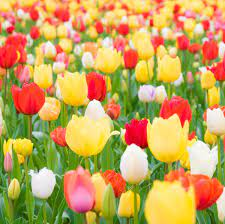
#> input picture 7thSemLab/DIP/images/flower2.jpeg, 225 x 224 px
$ jupyter execute Q6.ipynb
#> lines starting #> are read from the running program, lines starting #| are printed output that depends on the picture
[cell 1]
import cv2
import numpy as np
import matplotlib.pyplot as plt
img = cv2.imread('./images/flower2.jpeg',0)
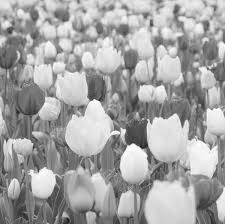
#> img: shape (224, 225); min 21, max 255, mean 164.4

fft_row = np.fft.fft(img,axis=1)
fft_c = np.fft.fft(img,axis=0)

plt.figure(figsize=(12,6))

plt.subplot(131)
plt.imshow(img, cmap='gray')
plt.title('Original Image')
plt.axis('off')

plt.subplot(132)
plt.title('1-D FFT along rows and columns')
plt.plot(np.abs(fft_row[100]),label='Row fft')
plt.plot(np.abs(fft_c[:,100]),label='columnb fft')
plt.xlabel('Frequency')
plt.ylabel('Amplitude')

fft_img = np.fft.fft2(img)
fft_shifted_img = np.fft.fftshift(fft_img)
magnitude_spectrum = 20 *np.log(abs(fft_shifted_img))
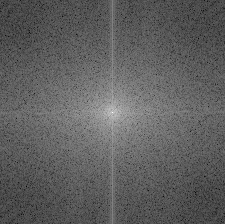
#> magnitude_spectrum: shape (224, 225) float64; min 44.78, max 318.6, mean 147.4; drawn with min black and max white
plt.subplot(133)
plt.imshow(magnitude_spectrum,cmap='gray')
plt.title('2-D FFT of Image')

plt.tight_layout()
plt.show()
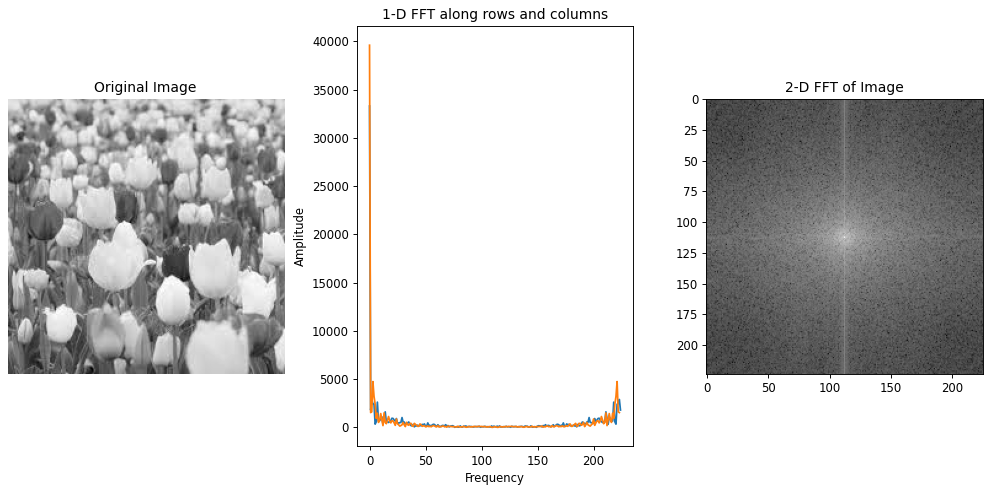
#> figure drawn by matplotlib, 3 panels; panel 2: curve peaks at x = 0, y = 33301; panel 2: curve peaks at x = 0, y = 39598

$ run again, with 7thSemLab/DIP/images/flower1.jpeg copied over 7thSemLab/DIP/images/flower2.jpeg
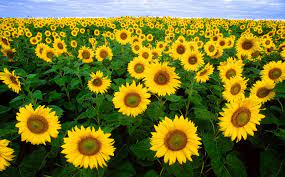
#> input picture 7thSemLab/DIP/images/flower1.jpeg, 285 x 177 px
#> `magnitude_spectrum = 20 *np.log(abs(fft_shifted_img))`:
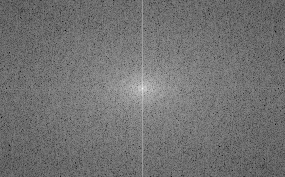
#> magnitude_spectrum: shape (177, 285) float64; min 48.6, max 309.9, mean 165.5; drawn with min black and max white
#> `plt.show()`:
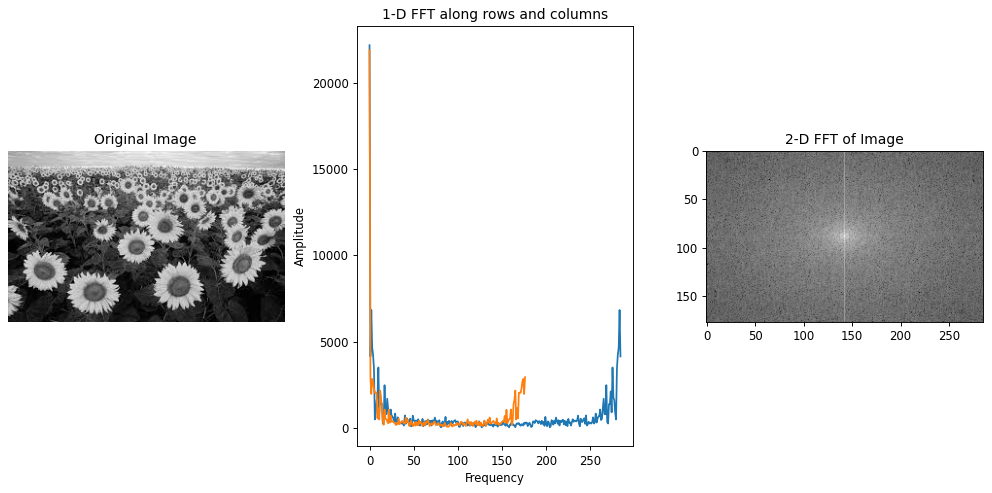
#> figure drawn by matplotlib, 3 panels; panel 2: curve peaks at x = 0, y = 22213; panel 2: curve peaks at x = 0, y = 21931

$ run again, with 7thSemLab/DIP/images/penguin.jpeg copied over 7thSemLab/DIP/images/flower2.jpeg
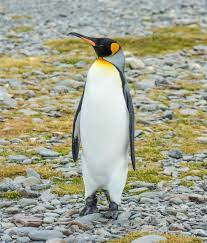
#> input picture 7thSemLab/DIP/images/penguin.jpeg, 207 x 243 px
#> `magnitude_spectrum = 20 *np.log(abs(fft_shifted_img))`:
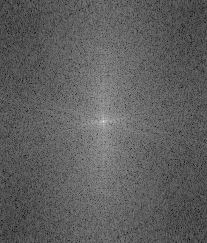
#> magnitude_spectrum: shape (243, 207) float64; min 64.84, max 318.1, mean 159.2; drawn with min black and max white
#> `plt.show()`:
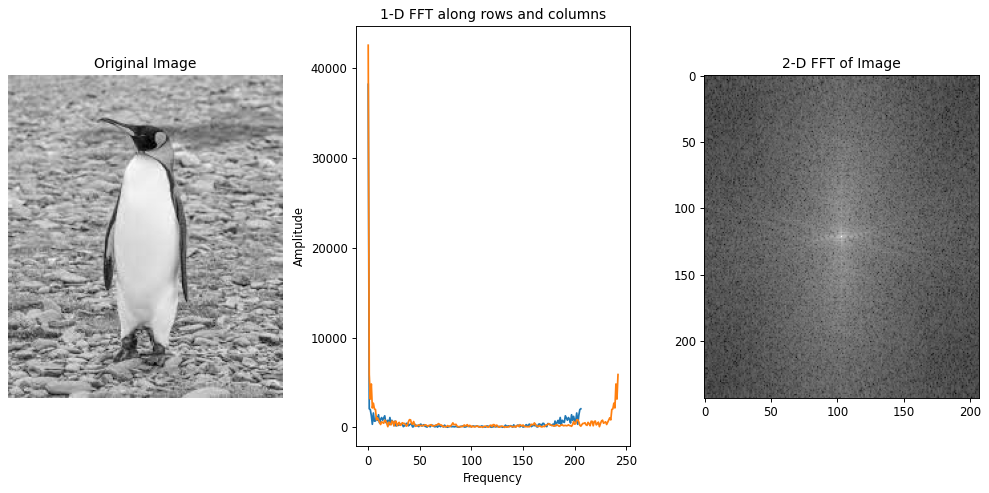
#> figure drawn by matplotlib, 3 panels; panel 2: curve peaks at x = 0, y = 38228; panel 2: curve peaks at x = 0, y = 42583
